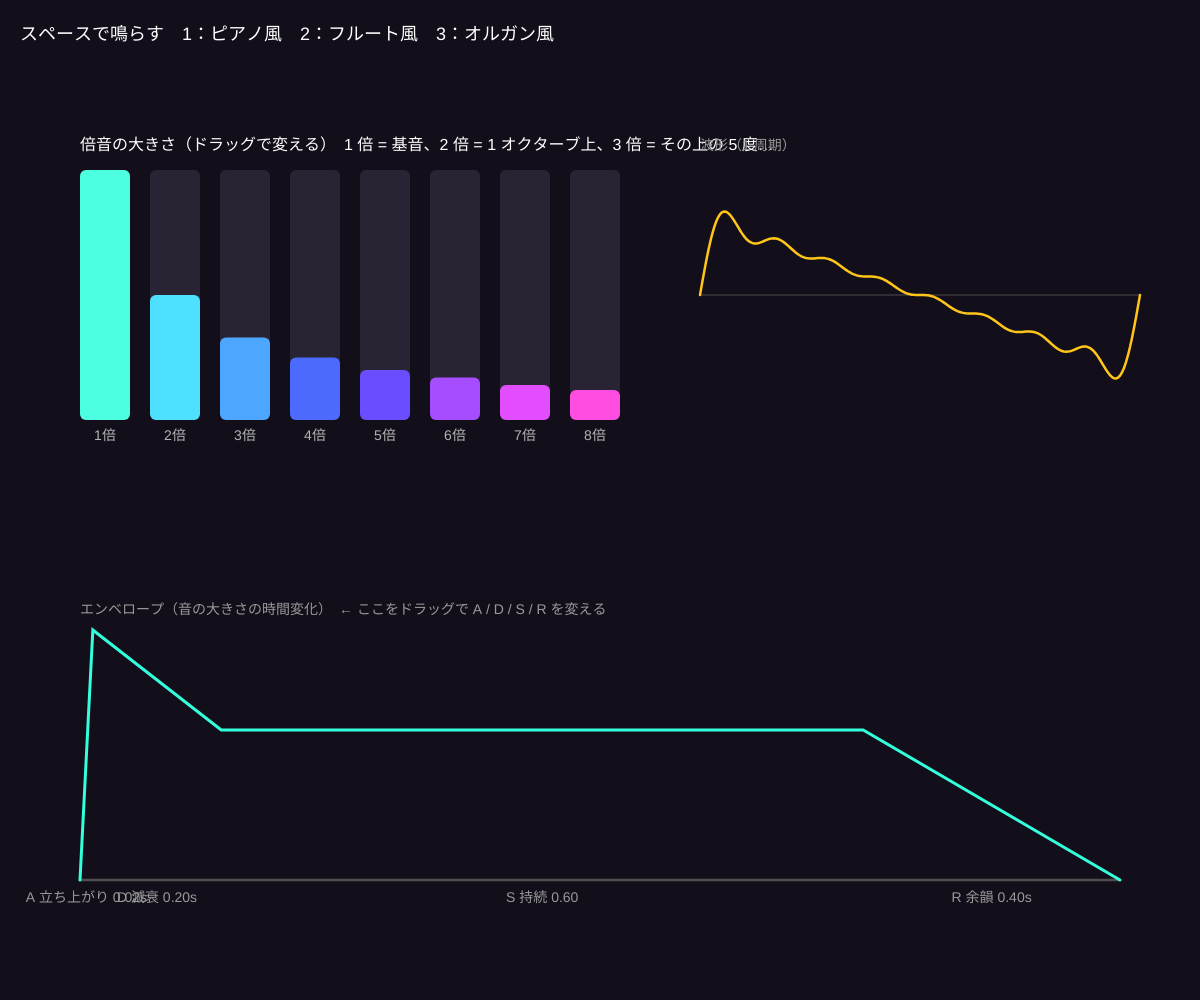
Frame 1 (no input)
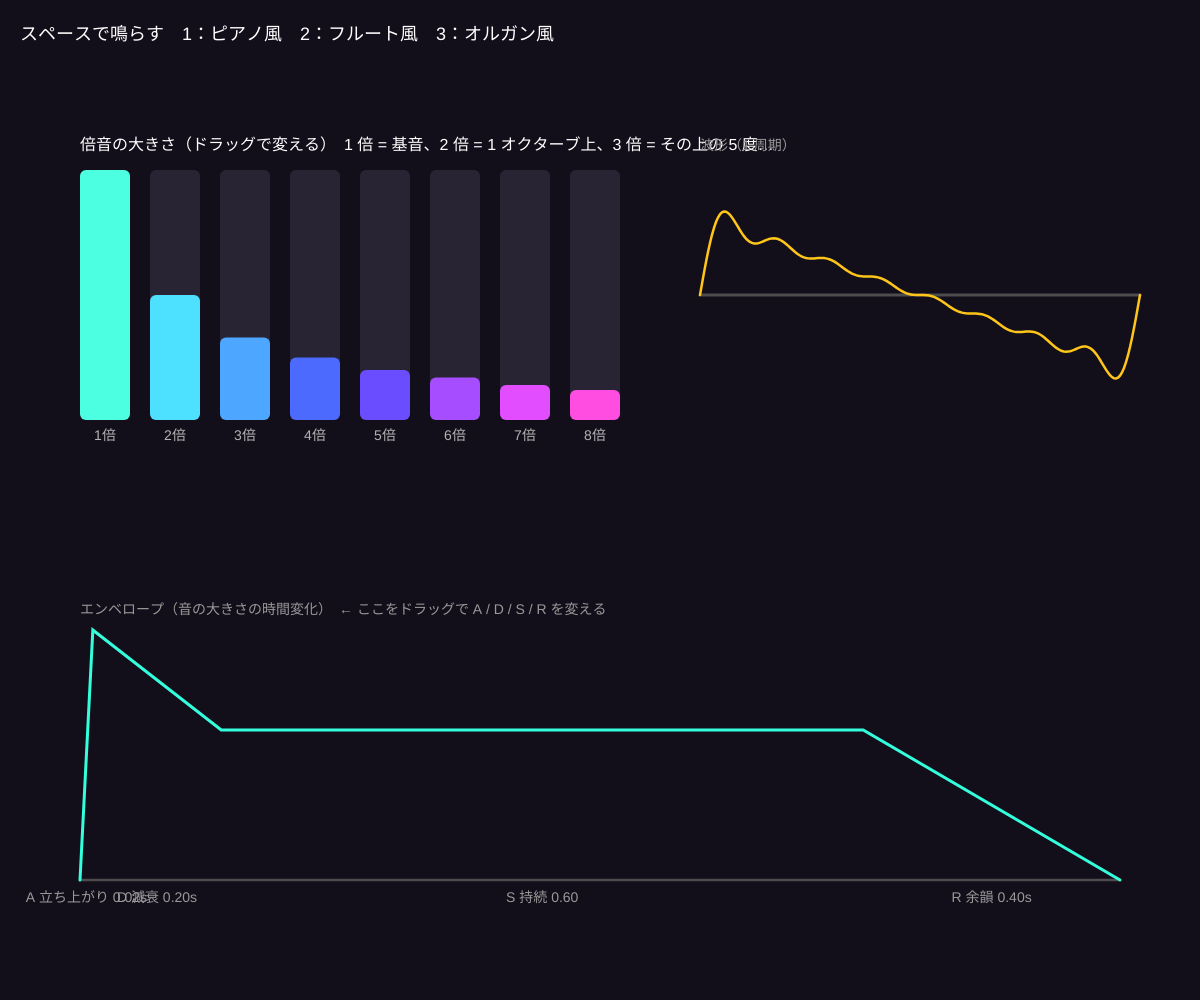
Frame 60 (no input)
Frame 120 (the mouse pressed at the canvas centre since frame 60): identical to frame 60, image omitted

The p5.js sketch that drew these frames (run headless with seeded random() and noise() and a simulated clock; from frame 60 on, the mouse is pressed at the canvas centre):

// p5.js sketch
// ── sketch.js
// ============================================
// 05 音色をつくる（倍音とエンベロープ）
// 同じ「ド」でもピアノとフルートが違って聞こえるのは、倍音の混ざり方（スペクトル）と
// 音の立ち上がり・消え方（エンベロープ ADSR）が違うから
// 上の棒をドラッグ = 倍音の大きさ / 下の 4 つの棒 = A D S R / スペースで鳴らす / 1〜3 でお手本
// ============================================

let harmonics = [1, 0.5, 0.33, 0.25, 0.2, 0.17, 0.14, 0.12]; // 8 個の倍音の大きさ
let adsr = { a: 0.02, d: 0.2, s: 0.6, r: 0.4 }; // 秒・秒・割合・秒
let lastPlay = -10;

function setup() {
  createCanvas(windowWidth, windowHeight);
  colorMode(HSB, 360, 100, 100, 100);
}

function draw() {
  background(260, 40, 10);
  // ---- 倍音の棒 ----
  let hx = 80, hy = height * 0.42, barW = 50, gap = 20, maxH = height * 0.25;
  noStroke();
  fill(0, 0, 100);
  textSize(16);
  text('倍音の大きさ（ドラッグで変える）　1 倍 = 基音、2 倍 = 1 オクターブ上、3 倍 = その上の 5 度…', hx, hy - maxH - 20);
  for (let i = 0; i < 8; i++) {
    let x = hx + i * (barW + gap);
    fill(260, 30, 20);
    rect(x, hy - maxH, barW, maxH, 6);
    fill(map(i, 0, 8, 170, 330), 70, 100);
    rect(x, hy - harmonics[i] * maxH, barW, harmonics[i] * maxH, 6);
    fill(0, 0, 70);
    textAlign(CENTER);
    textSize(14);
    text((i + 1) + '倍', x + barW / 2, hy + 20);
    textAlign(LEFT);
  }

  // ---- 波形（1 周期）----
  let wx = hx + 8 * (barW + gap) + 60, ww = width - wx - 60, wmid = hy - maxH / 2;
  stroke(0, 0, 30);
  line(wx, wmid, wx + ww, wmid);
  noFill();
  stroke(45, 90, 100);
  strokeWeight(2.5);
  beginShape();
  for (let x = 0; x <= ww; x += 2) {
    let t = (x / ww) * TWO_PI;
    let v = 0;
    for (let i = 0; i < 8; i++) v += harmonics[i] * sin((i + 1) * t); // ★ 倍音の足し算
    vertex(wx + x, wmid - v * maxH * 0.2);
  }
  endShape();
  noStroke();
  fill(0, 0, 60);
  textSize(14);
  text('波形（1 周期）', wx, hy - maxH - 20);

  // ---- ADSR ----
  let ex = 80, ey = height * 0.88, ew = width - 160, eh = height * 0.25;
  let total = adsr.a + adsr.d + 1.0 + adsr.r; // サスティンを 1 秒と仮定して描く
  let X = (sec) => ex + (sec / total) * ew;
  stroke(0, 0, 30);
  line(ex, ey, ex + ew, ey);
  stroke(170, 80, 100);
  strokeWeight(3);
  noFill();
  beginShape();
  vertex(X(0), ey);
  vertex(X(adsr.a), ey - eh); // Attack：0 → 最大
  vertex(X(adsr.a + adsr.d), ey - adsr.s * eh); // Decay：最大 → サスティンの高さ
  vertex(X(adsr.a + adsr.d + 1.0), ey - adsr.s * eh); // Sustain：押している間
  vertex(X(total), ey); // Release：離してから 0 へ
  endShape();
  // 再生中の位置
  let since = millis() / 1000 - lastPlay;
  if (since < total) {
    noStroke();
    fill(45, 90, 100);
    circle(X(since), ey - envAt(since) * eh, 16);
  }
  noStroke();
  fill(0, 0, 60);
  textSize(14);
  let labels = [['A 立ち上がり ' + nf(adsr.a, 1, 2) + 's', X(adsr.a / 2)], ['D 減衰 ' + nf(adsr.d, 1, 2) + 's', X(adsr.a + adsr.d / 2)], ['S 持続 ' + nf(adsr.s, 1, 2), X(adsr.a + adsr.d + 0.5)], ['R 余韻 ' + nf(adsr.r, 1, 2) + 's', X(total - adsr.r / 2)]];
  for (let [l, x] of labels) {
    textAlign(CENTER);
    text(l, x, ey + 22);
  }
  textAlign(LEFT);
  text('エンベロープ（音の大きさの時間変化）　← ここをドラッグで A / D / S / R を変える', ex, ey - eh - 16);

  fill(0, 0, 100);
  textSize(18);
  text('スペースで鳴らす　1：ピアノ風　2：フルート風　3：オルガン風', 20, 40);
}

function envAt(t) {
  if (t < adsr.a) return t / adsr.a;
  if (t < adsr.a + adsr.d) return 1 - (1 - adsr.s) * ((t - adsr.a) / adsr.d);
  if (t < adsr.a + adsr.d + 1.0) return adsr.s;
  return max(0, adsr.s * (1 - (t - adsr.a - adsr.d - 1.0) / adsr.r));
}

function mouseDragged() {
  let hx = 80, hy = height * 0.42, barW = 50, gap = 20, maxH = height * 0.25;
  let i = floor((mouseX - hx) / (barW + gap));
  if (i >= 0 && i < 8 && mouseY > hy - maxH - 10 && mouseY < hy + 10) harmonics[i] = constrain(map(mouseY, hy, hy - maxH, 0, 1), 0, 1);
  // ADSR：横の位置で 4 つの領域
  let ex = 80, ey = height * 0.88, ew = width - 160, eh = height * 0.25;
  if (mouseY > ey - eh - 20 && mouseY < ey + 10) {
    let q = (mouseX - ex) / ew;
    let v = constrain(map(mouseY, ey, ey - eh, 0, 1), 0, 1);
    if (q < 0.25) adsr.a = 0.005 + v * 1.0;
    else if (q < 0.5) adsr.d = 0.01 + v * 1.0;
    else if (q < 0.75) adsr.s = v;
    else adsr.r = 0.01 + v * 2.0;
  }
}
function keyPressed() {
  startAudio();
  if (key === ' ') playVoice();
  if (key === '1') { harmonics = [1, 0.6, 0.3, 0.2, 0.1, 0.08, 0.05, 0.03]; adsr = { a: 0.005, d: 0.6, s: 0.15, r: 0.5 }; }
  if (key === '2') { harmonics = [1, 0.1, 0.05, 0.02, 0, 0, 0, 0]; adsr = { a: 0.15, d: 0.1, s: 0.8, r: 0.3 }; }
  if (key === '3') { harmonics = [1, 0.8, 0.6, 0.5, 0.4, 0.3, 0.3, 0.2]; adsr = { a: 0.01, d: 0.01, s: 1.0, r: 0.05 }; }
}
function mousePressed() {
  startAudio();
}

// ---------- やってみよう ----------
// 1. ピアノ風（1）とオルガン風（3）：倍音は似ているのに ADSR で全然ちがう楽器に
// 2. 偶数倍音（2, 4, 6, 8）を 0 にするとクラリネットっぽい音（筒が片側だけ閉じているため）
// 3. A を 1 秒にすると「ふわっ」と立ち上がる。R を 2 秒にすると残響のように


// ==================================================
// ここから下は「音を鳴らすための道具」（8 個の倍音を ADSR で鳴らす）
// ==================================================
let audioCtx, master;
function startAudio() {
  if (!audioCtx) {
    audioCtx = new AudioContext();
    master = audioCtx.createDynamicsCompressor();
    master.connect(audioCtx.destination);
  }
  audioCtx.resume();
}
function playVoice() {
  let t = audioCtx.currentTime;
  lastPlay = millis() / 1000;
  let env = audioCtx.createGain();
  env.gain.setValueAtTime(0.0001, t);
  env.gain.linearRampToValueAtTime(0.3, t + adsr.a);
  env.gain.linearRampToValueAtTime(0.3 * max(adsr.s, 0.001), t + adsr.a + adsr.d);
  env.gain.setValueAtTime(0.3 * max(adsr.s, 0.001), t + adsr.a + adsr.d + 1.0);
  env.gain.linearRampToValueAtTime(0.0001, t + adsr.a + adsr.d + 1.0 + adsr.r);
  env.connect(master);
  for (let i = 0; i < 8; i++) {
    if (harmonics[i] < 0.01) continue;
    let o = audioCtx.createOscillator(), g = audioCtx.createGain();
    o.frequency.value = 220 * (i + 1);
    g.gain.value = harmonics[i] / 3;
    o.connect(g); g.connect(env);
    o.start(t); o.stop(t + adsr.a + adsr.d + 1.0 + adsr.r + 0.1);
  }
}
